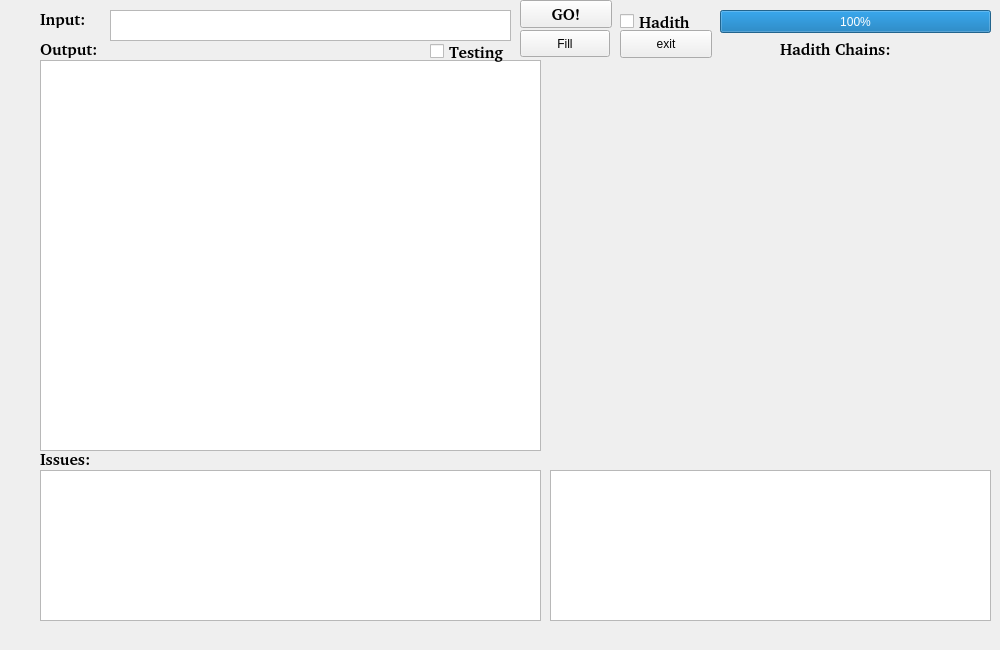
<?xml version="1.0" encoding="UTF-8"?>
<ui version="4.0">
 <class>MainWindow</class>
 <widget class="QMainWindow" name="MainWindow">
  <property name="geometry">
   <rect>
    <x>0</x>
    <y>0</y>
    <width>1000</width>
    <height>650</height>
   </rect>
  </property>
  <property name="windowTitle">
   <string>AUBSarf</string>
  </property>
  <widget class="QWidget" name="centralwidget">
   <widget class="QTextEdit" name="input">
    <property name="geometry">
     <rect>
      <x>110</x>
      <y>10</y>
      <width>401</width>
      <height>31</height>
     </rect>
    </property>
    <property name="layoutDirection">
     <enum>Qt::LeftToRight</enum>
    </property>
    <property name="locale">
     <locale language="Arabic" country="Lebanon"/>
    </property>
   </widget>
   <widget class="QTextBrowser" name="output">
    <property name="geometry">
     <rect>
      <x>40</x>
      <y>60</y>
      <width>501</width>
      <height>391</height>
     </rect>
    </property>
    <property name="minimumSize">
     <size>
      <width>150</width>
      <height>0</height>
     </size>
    </property>
    <property name="maximumSize">
     <size>
      <width>1151</width>
      <height>16777215</height>
     </size>
    </property>
    <property name="font">
     <font>
      <family>Titr</family>
      <weight>75</weight>
      <bold>true</bold>
     </font>
    </property>
    <property name="layoutDirection">
     <enum>Qt::LeftToRight</enum>
    </property>
    <property name="autoFillBackground">
     <bool>false</bool>
    </property>
    <property name="locale">
     <locale language="Arabic" country="Lebanon"/>
    </property>
   </widget>
   <widget class="QTextBrowser" name="errors">
    <property name="geometry">
     <rect>
      <x>40</x>
      <y>470</y>
      <width>501</width>
      <height>151</height>
     </rect>
    </property>
    <property name="layoutDirection">
     <enum>Qt::LeftToRight</enum>
    </property>
    <property name="locale">
     <locale language="Arabic" country="Lebanon"/>
    </property>
   </widget>
   <widget class="QLabel" name="label">
    <property name="geometry">
     <rect>
      <x>40</x>
      <y>10</y>
      <width>51</width>
      <height>18</height>
     </rect>
    </property>
    <property name="font">
     <font>
      <family>Bitstream Charter</family>
      <pointsize>12</pointsize>
      <weight>75</weight>
      <bold>true</bold>
     </font>
    </property>
    <property name="text">
     <string>Input:</string>
    </property>
   </widget>
   <widget class="QLabel" name="label_3">
    <property name="geometry">
     <rect>
      <x>40</x>
      <y>450</y>
      <width>59</width>
      <height>18</height>
     </rect>
    </property>
    <property name="font">
     <font>
      <family>Bitstream Charter</family>
      <pointsize>12</pointsize>
      <weight>75</weight>
      <bold>true</bold>
     </font>
    </property>
    <property name="text">
     <string>Issues:</string>
    </property>
   </widget>
   <widget class="QLabel" name="label_2">
    <property name="geometry">
     <rect>
      <x>40</x>
      <y>40</y>
      <width>59</width>
      <height>18</height>
     </rect>
    </property>
    <property name="font">
     <font>
      <family>Bitstream Charter</family>
      <pointsize>12</pointsize>
      <weight>75</weight>
      <bold>true</bold>
     </font>
    </property>
    <property name="text">
     <string>Output:</string>
    </property>
   </widget>
   <widget class="QPushButton" name="pushButton">
    <property name="geometry">
     <rect>
      <x>520</x>
      <y>0</y>
      <width>92</width>
      <height>28</height>
     </rect>
    </property>
    <property name="font">
     <font>
      <family>Bitstream Charter</family>
      <pointsize>12</pointsize>
      <weight>75</weight>
      <bold>true</bold>
     </font>
    </property>
    <property name="text">
     <string>GO!</string>
    </property>
   </widget>
   <widget class="QLabel" name="hadith_chain">
    <property name="geometry">
     <rect>
      <x>550</x>
      <y>60</y>
      <width>441</width>
      <height>391</height>
     </rect>
    </property>
    <property name="sizePolicy">
     <sizepolicy hsizetype="Maximum" vsizetype="Maximum">
      <horstretch>255</horstretch>
      <verstretch>255</verstretch>
     </sizepolicy>
    </property>
    <property name="frameShape">
     <enum>QFrame::NoFrame</enum>
    </property>
    <property name="text">
     <string/>
    </property>
    <property name="pixmap">
     <pixmap>../sarf33.bmp</pixmap>
    </property>
    <property name="scaledContents">
     <bool>true</bool>
    </property>
    <property name="alignment">
     <set>Qt::AlignCenter</set>
    </property>
   </widget>
   <widget class="QCheckBox" name="checkBox">
    <property name="geometry">
     <rect>
      <x>620</x>
      <y>10</y>
      <width>91</width>
      <height>23</height>
     </rect>
    </property>
    <property name="font">
     <font>
      <family>Bitstream Charter</family>
      <pointsize>12</pointsize>
      <weight>75</weight>
      <bold>true</bold>
     </font>
    </property>
    <property name="text">
     <string>Hadith</string>
    </property>
   </widget>
   <widget class="QTextBrowser" name="hadith_display">
    <property name="geometry">
     <rect>
      <x>550</x>
      <y>470</y>
      <width>441</width>
      <height>151</height>
     </rect>
    </property>
   </widget>
   <widget class="QLabel" name="label_6">
    <property name="geometry">
     <rect>
      <x>780</x>
      <y>40</y>
      <width>121</width>
      <height>18</height>
     </rect>
    </property>
    <property name="font">
     <font>
      <family>Bitstream Charter</family>
      <pointsize>12</pointsize>
      <weight>75</weight>
      <bold>true</bold>
     </font>
    </property>
    <property name="text">
     <string>Hadith Chains:</string>
    </property>
   </widget>
   <widget class="QProgressBar" name="progressBar">
    <property name="geometry">
     <rect>
      <x>720</x>
      <y>10</y>
      <width>271</width>
      <height>23</height>
     </rect>
    </property>
    <property name="value">
     <number>100</number>
    </property>
   </widget>
   <widget class="QPushButton" name="exit">
    <property name="geometry">
     <rect>
      <x>620</x>
      <y>30</y>
      <width>92</width>
      <height>28</height>
     </rect>
    </property>
    <property name="text">
     <string>exit</string>
    </property>
   </widget>
   <widget class="QPushButton" name="fill">
    <property name="geometry">
     <rect>
      <x>520</x>
      <y>30</y>
      <width>90</width>
      <height>27</height>
     </rect>
    </property>
    <property name="text">
     <string>Fill</string>
    </property>
   </widget>
   <widget class="QCheckBox" name="chk_testing">
    <property name="geometry">
     <rect>
      <x>430</x>
      <y>40</y>
      <width>91</width>
      <height>23</height>
     </rect>
    </property>
    <property name="font">
     <font>
      <family>Bitstream Charter</family>
      <pointsize>12</pointsize>
      <weight>75</weight>
      <bold>true</bold>
     </font>
    </property>
    <property name="text">
     <string>Testing</string>
    </property>
   </widget>
  </widget>
 </widget>
 <resources/>
 <connections/>
</ui>
